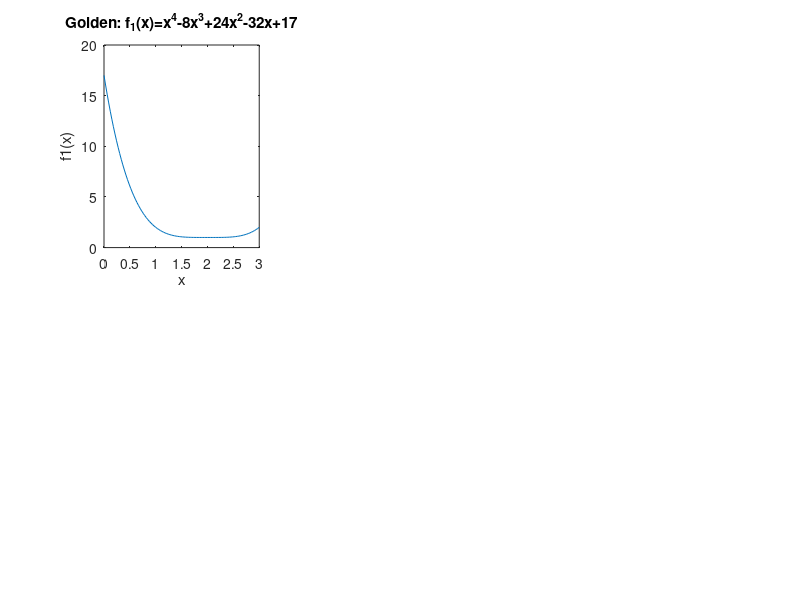

Recreate this plot in MATLAB. (Note: this script raises an error after producing the figure.)
%% Task7.m

clear;
clc;

f1 = @(x) x^4 - 8*x^3 + 24*x^2 - 32*x + 17;
f2 = @(x) 2 - exp(-2*x^2 + 8*x - 8);

%% Golden Section Search
if true 
  %% Test cases for Golden Section search
  tol = 0.0001;
  n = 50;
  
  a = 0;
  b = 3;
  
  %% Function f1 plots
  figure(1);
  subplot(2,3,1);
  x=linspace(a,b,100);
  y=arrayfun(f1,x);
  plot(x,y);
  xlabel('x'), ylabel('f1(x)'), title('Golden: f_1(x)=x^4-8x^3+24x^2-32x+17')
  [xmin,fmin,k] = golden(f1, a, b, tol, n);
  disp(['Golden section applied to f1 exited after ' num2str(k) ' iterations.']);
  hold on;
  plot(xmin,fmin,'o');
  plot(xmin(end),fmin(end),'bo','MarkerFaceColor', 'b');
  hold off;
  temp=fmin;
  subplot(2,3,2);
  plot(1:length(fmin),fmin);
  xlabel('k'), ylabel('f1^(k)'), title('Golden: f_1^{(k)}');
  
  subplot(2,3,3);
  plot(1:length(fmin),xmin);
  xlabel('k'), ylabel('x^(k)'), title('Golden f_1: x^{(k)}');
  
  %% Function f2 plots
  subplot(2,3,4);
  a = 0;
  b = 3;
  x=linspace(a,b,100);
  y=arrayfun(f2,x);
  plot(x,y);  
  xlabel('x'), ylabel('f2(x)'), title('Golden: f_2(x)=2-exp(-2x^2+8x-8)');
  [xmin,fmin,k] = golden(f2, a, b, tol, n);
  disp(['Golden section applied to f2 exited after ' num2str(k) ' iterations.']);
  hold on;
  plot(xmin,fmin,'o');
  plot(xmin(end),fmin(end),'bo','MarkerFaceColor', 'b');
  hold off;
  
  subplot(2,3,5);
  plot(1:length(fmin),fmin);
  xlabel('k'), ylabel('f2^(k)'), title('Golden: f_2^{(k)}');
  
  subplot(2,3,6);
  plot(1:length(fmin),xmin);
  xlabel('k'), ylabel('x^(k)'), title('Golden f_2: x^{(k)}');
end

%% Brent Search
if true
  %%
  % Test cases for Golden Section search
  tol = 0.0001;
  n = 50;
  
  a = 0;
  b = 3;
  
  figure(2);
  subplot(2,3,1);
  x=linspace(a,b,100);
  y=arrayfun(f1,x);
  plot(x,y);
  xlabel('x'), ylabel('f1(x)'), title('Brent: f_1(x)=x^4-8x^3+24x^2-32x+17');
  [xmin,fmin,k] = brent(f1, a, b, tol, n);
  disp(['Brent''s method applied to f1 exited after ' num2str(k) ' iterations.']);
  hold on;
  plot(xmin,fmin,'o');
  plot(xmin(end),fmin(end),'bo','MarkerFaceColor', 'b');
  hold off;
  
  subplot(2,3,2);
  plot(1:length(fmin),fmin);
  xlabel('k'), ylabel('f1^(k)'), title('Brent: f_1^{(k)}');
  
  subplot(2,3,3);
  plot(1:length(fmin),xmin);
  xlabel('k'), ylabel('x^(k)'), title('Brent f_1: x^{(k)}');
  
  %% Function f2 plots
  subplot(2,3,4);
  a = 0;
  b = 3;
  x=linspace(a,b,100);
  y=arrayfun(f2,x);
  plot(x,y);  
  xlabel('x'), ylabel('f2(x)'), title('Brent: f_2(x)=2-exp(-2x^2+8x-8)');
  [xmin,fmin,k] = brent(f2, a, b, tol, n);
  disp(['Brent''s method applied to f2 exited after ' num2str(k) ' iterations.']);
  hold on;
  plot(xmin,fmin,'o');
  plot(xmin(end),fmin(end),'bo','MarkerFaceColor', 'b');
  hold off;
  
  subplot(2,3,5);
  plot(1:length(fmin),fmin);
  xlabel('k'), ylabel('f2^(k)'), title('Brent: f_2^{(k)}');
  
  subplot(2,3,6);
  plot(1:length(fmin),xmin);
  xlabel('k'), ylabel('x^(k)'), title('Brent f_2: x^{(k)}');
end

